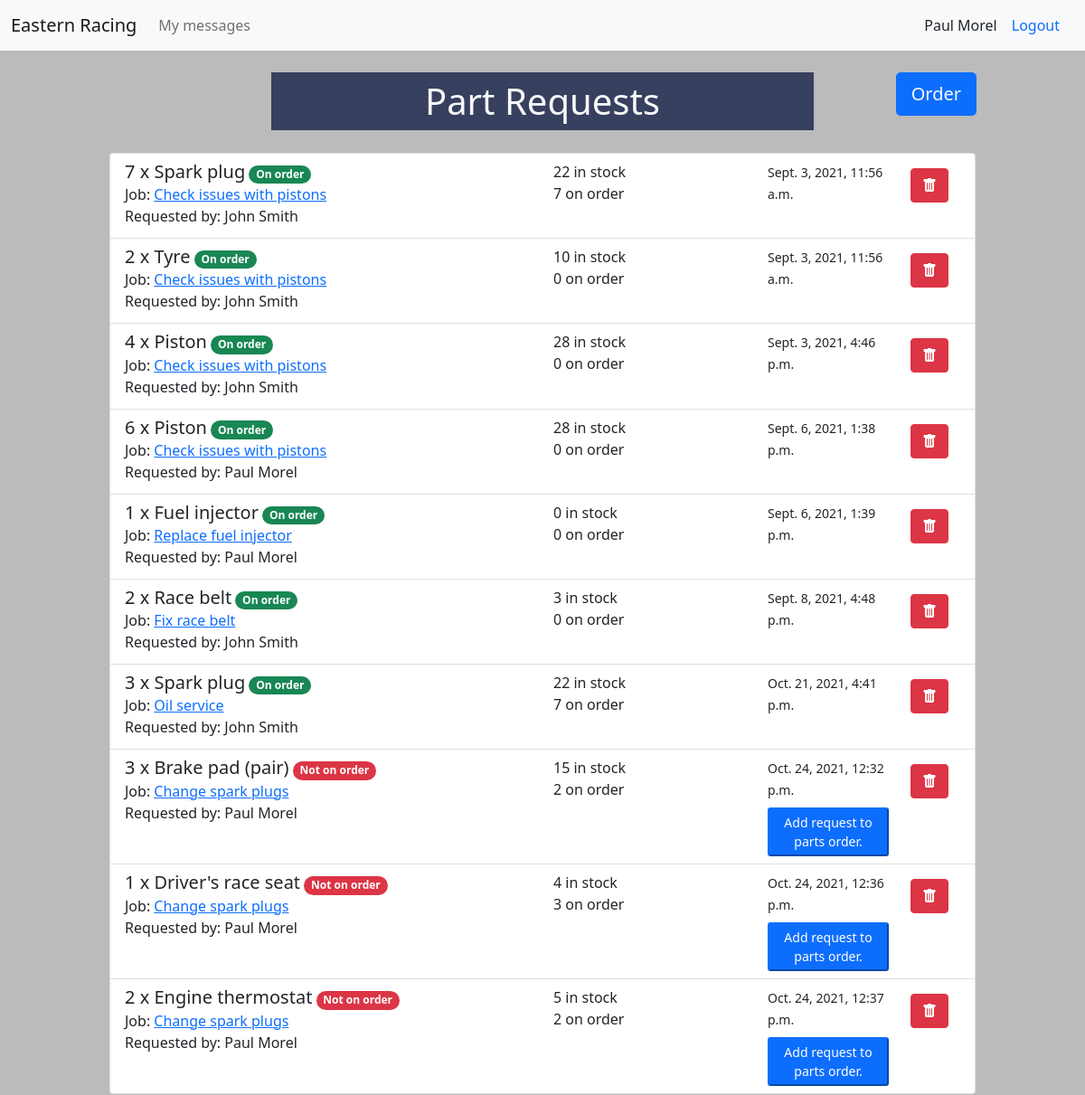
Screenshot of /parts/part_request_list/ (signed in) with the database file from the repository.
### accounts/models.py (models this page shows)
class User(AbstractUser):
    pass
    def __str__(self):
        return f"{self.first_name} {self.last_name}"

### cars/models.py (models this page shows, shortened)
class PartRequest(models.Model):
    part = models.ForeignKey(Part, on_delete=models.PROTECT, blank=True)
    requested_by = models.ForeignKey(User, on_delete=models.PROTECT)
    assigned_to = models.ForeignKey(Manager, on_delete=models.PROTECT)
    job = models.ForeignKey(Job, on_delete=models.PROTECT, blank=True)
    quantity = models.IntegerField()
    notes = models.TextField(blank=True)
    on_order = models.BooleanField(default=False)
    requested = models.DateTimeField(auto_now_add=True)

class Job(models.Model):
    title = models.CharField(max_length=300)
    description = models.TextField()
    car = models.ForeignKey(Car, on_delete=models.PROTECT)
    employee = models.ForeignKey(Employee, on_delete=models.PROTECT, related_name='assigned_job')
    manager = models.ForeignKey(Manager, on_delete=models.PROTECT, related_name='supervised_job')
    in_progress = models.BooleanField(default=False)
    complete = models.BooleanField(default=False)
    paid = models.BooleanField(default=False)
    estimated_time = models.DurationField(default=timedelta())
    created = models.DateTimeField(auto_now_add=True)
    updated = models.DateTimeField(auto_now=True)
    expected_complete = models.DateTimeField(blank=True)
    invoiced = models.BooleanField(default=False)

### parts/models.py (models this page shows, shortened)
class Part(models.Model):
    name = models.CharField(max_length=200)
    cost_price = models.DecimalField(max_digits=10, decimal_places=2)
    customer_price = models.DecimalField(max_digits=10, decimal_places=2)
    stock_level = models.PositiveIntegerField()
    def get_total_on_order(self):
        total = 0
        for order in self.partsorderunit_set.all():
            if not order.checked_in:
                total += order.quantity
        return total

class PartsOrderUnit(models.Model):
    order = models.ForeignKey(PartsOrder, on_delete=models.PROTECT)
    part = models.ForeignKey(Part, on_delete=models.PROTECT)
    quantity = models.IntegerField()
    cost_each = models.DecimalField(max_digits=10, decimal_places=2)
    total_cost = models.DecimalField(max_digits=10, decimal_places=2)
    checked_in = models.BooleanField(default=False)

### parts/views.py (the view)
# urls.py: path('part_request_list/', views.part_request_list, name='part-request-list'),
@permission_required('parts.add_part')
def part_request_list(request):
    part_requests = PartRequest.objects.filter(assigned_to = request.user.manager)
    context = {
        'part_requests': part_requests,
    }
    return render(request, 'parts/partrequest_list.html', context)

### car_mgmt/context_processors.py (called while the page is built)
def report_form(request):
    report_form = MessageForm(initial={'sender': request.user, 'recipient': Manager.objects.get(id=1).user})
    return {'report_form': report_form}

def login_form(request):
    login_form = AuthenticationForm()
    return {'login_form': login_form}

### parts/templates/parts/partrequest_list.html (shortened to what this page needs)
{% extends 'cars/base.html' %}
{% block content %}
<button class="order-button btn btn-primary text-light btn-lg p-relative" type="button" data-bs-toggle="offcanvas" data-bs-target="#offcanvasRight" aria-controls="offcanvasRight">
  Order</button>
<div class="d-flex justify-content-between">
  <h1 class="col-md-6 mx-auto text-center p-2 bg-parts text-light m-4">Part Requests</h1>
</div>
<div class="list-group listbox mx-auto">
  {% for part_request in part_requests %}
  <div class="list-group-item list-group-item-action">
    <div class="row">
      <div class="col-xs-12 col-md-6">
        <h5 class="mb-1 d-inline">{{ part_request.quantity }} x {{ part_request.part.name }}</h5>
        {% if part_request.on_order %}
        <span class="badge rounded-pill bg-success">On order</span>
        {% else %}
        <span class="badge rounded-pill bg-danger">Not on order</span>
        {% endif %}<br>
        {% if part_request.job %}
        Job: <a href="{% url 'cars:job-details' part_request.job.id %}">{{ part_request.job.title }}</a>
        {% endif %}<br>
        Requested by: {{ part_request.requested_by }}<br>
      </div>
      <div class="col-xs-12 col-md-3">
        {{ part_request.part.stock_level }} in stock<br>
        {{ part_request.part.get_total_on_order }} on order<br>
      </div>
      <div class="col-xs-12 col-md-2">
        <small>{{ part_request.requested }}</small>
        {% if not part_request.on_order %}
        <form action="{% url 'parts:add-part-to-order' %}" method="POST">
          <button type="submit" class="btn-primary btn-sm mt-2">Add request to parts order.</button>
        </form>
        {% endif %}
      </div>
      <div class="col-xs-12 col-md-1">
        <a type="button" class="btn btn-danger mt-2" data-bs-toggle="modal"
          data-bs-target="#deleteModal{{ part_request.id }}"><i class="bi bi-trash-fill"></i></a>
      </div>
    </div>
  </div>
  {% endfor %}
</div>
{% endblock content %}

### cars/templates/cars/base.html (shortened to what this page needs)
{% load static %}
{% load crispy_forms_tags %}
<!DOCTYPE html>
<html lang="en">
<head>
  <link href="https://cdn.jsdelivr.net/npm/bootstrap@5.0.2/dist/css/bootstrap.min.css" rel="stylesheet"
>
  <link rel="stylesheet" href="https://cdn.jsdelivr.net/npm/bootstrap-icons@1.5.0/font/bootstrap-icons.css">
  <link rel="stylesheet" type="text/css" href="{% static 'css/main.css' %}">
</head>
<body>
  <nav class="navbar navbar-expand-lg navbar-light bg-light">
    <div class="container-fluid">
      <a href="{% url 'cars:home' %}" class="navbar-brand">Eastern Racing</a>
      <div class="collapse navbar-collapse" id="navbarSupportedContent">
        {% if request.user.is_authenticated %}
        <ul class="navbar-nav me-auto mb-2 mb-lg-0">
          <li class="nav-item">
            <a href="{% url 'cars:message-list' %}" aria-current="page" class="nav-link">My messages
              </a>
          </li>
        </ul>
        {{ request.user.first_name }} {{ request.user.last_name }}
        <a class="nav-link" href="{% url 'accounts:logout' %}">Logout</a>
        {% else %}
        <button type="button" class="btn btn-login bg-parts text-light" data-bs-toggle="modal"
          data-bs-target="#loginModal">Login</button>
        {% endif %}
      </div>
    </div>
  </nav>
  <div id="content">
    {% block content %}
    {% endblock content %}
  </div>
</body>
</html>

### cars/static/css/main.css (style rules this page uses)
.listbox { max-width: 80% !important; }
body { background-color: #bbb; }
#content { overflow: hidden; }
.bg-parts { background-color: #38405F; }
.list-group { border: 1px solid #bbb; }
.list-group-item, .list-group-item:hover { z-index: auto; }
.order-button { position: absolute; right: 10%; top: 80px; }

### rows the page displays
User: user.first_name "Paul", user.last_name "Morel"
PartRequest: quantity "7", part.name "Spark plug", on_order "On order", job "Check issues with pistons", requested_by "John Smith", part.stock_level "22", part.get_total_on_order "7", requested "Sept. 3, 2021, 11:56 a.m."
PartRequest: quantity "2", part.name "Tyre", on_order "On order", job "Check issues with pistons", requested_by "John Smith", part.stock_level "10", part.get_total_on_order "0", requested "Sept. 3, 2021, 11:56 a.m."
PartRequest: quantity "4", part.name "Piston", on_order "On order", job "Check issues with pistons", requested_by "John Smith", part.stock_level "28", part.get_total_on_order "0", requested "Sept. 3, 2021, 4:46 p.m."
PartRequest: quantity "6", part.name "Piston", on_order "On order", job "Check issues with pistons", requested_by "Paul Morel", part.stock_level "28", part.get_total_on_order "0", requested "Sept. 6, 2021, 1:38 p.m."
PartRequest: quantity "1", part.name "Fuel injector", on_order "On order", job "Replace fuel injector", requested_by "Paul Morel", part.stock_level "0", part.get_total_on_order "0", requested "Sept. 6, 2021, 1:39 p.m."
PartRequest: quantity "2", part.name "Race belt", on_order "On order", job "Fix race belt", requested_by "John Smith", part.stock_level "3", part.get_total_on_order "0", requested "Sept. 8, 2021, 4:48 p.m."
PartRequest: quantity "3", part.name "Spark plug", on_order "On order", job "Oil service", requested_by "John Smith", part.stock_level "22", part.get_total_on_order "7", requested "Oct. 21, 2021, 4:41 p.m."
PartRequest: quantity "3", part.name "Brake pad (pair)", on_order "Not on order", job "Change spark plugs", requested_by "Paul Morel", part.stock_level "15", part.get_total_on_order "2", requested "Oct. 24, 2021, 12:32 p.m."
PartRequest: quantity "1", part.name "Driver's race seat", on_order "Not on order", job "Change spark plugs", requested_by "Paul Morel", part.stock_level "4", part.get_total_on_order "3", requested "Oct. 24, 2021, 12:36 p.m."
PartRequest: quantity "2", part.name "Engine thermostat", on_order "Not on order", job "Change spark plugs", requested_by "Paul Morel", part.stock_level "5", part.get_total_on_order "2", requested "Oct. 24, 2021, 12:37 p.m."
